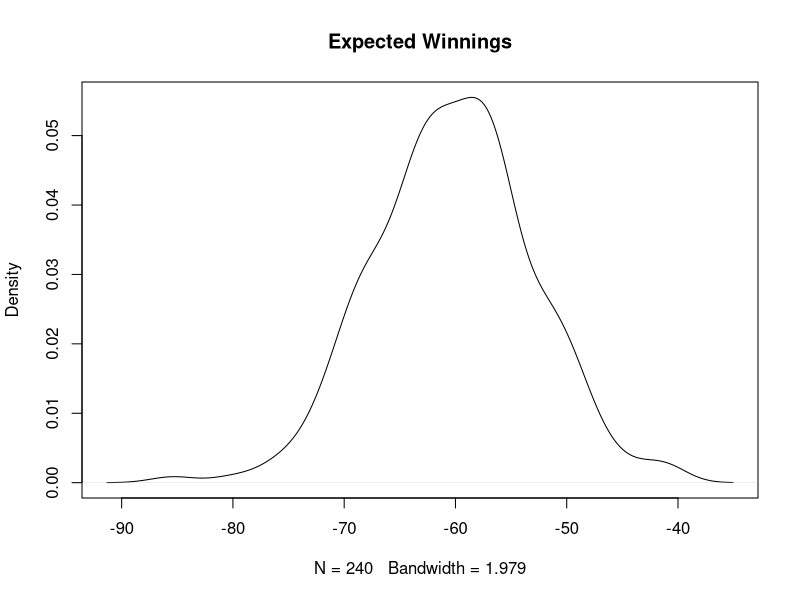

Reproduce this figure in R.
## ---- chunk 1
library(knitr)
## ---- chunk 2
ExpectedValue = 0.25*2 + 0.75*-1
ExpectedLosses = ExpectedValue*240
n = 240
p = 0.25
q = 1- p
stdev = sqrt(n*p*q)
pnorm(0, mean = -60, sd = stdev)
## ---- chunk 3
plot(density(rnorm(240, mean = -60, sd = sqrt(240*0.25*0.75))), 
     main = "Expected Winnings")
